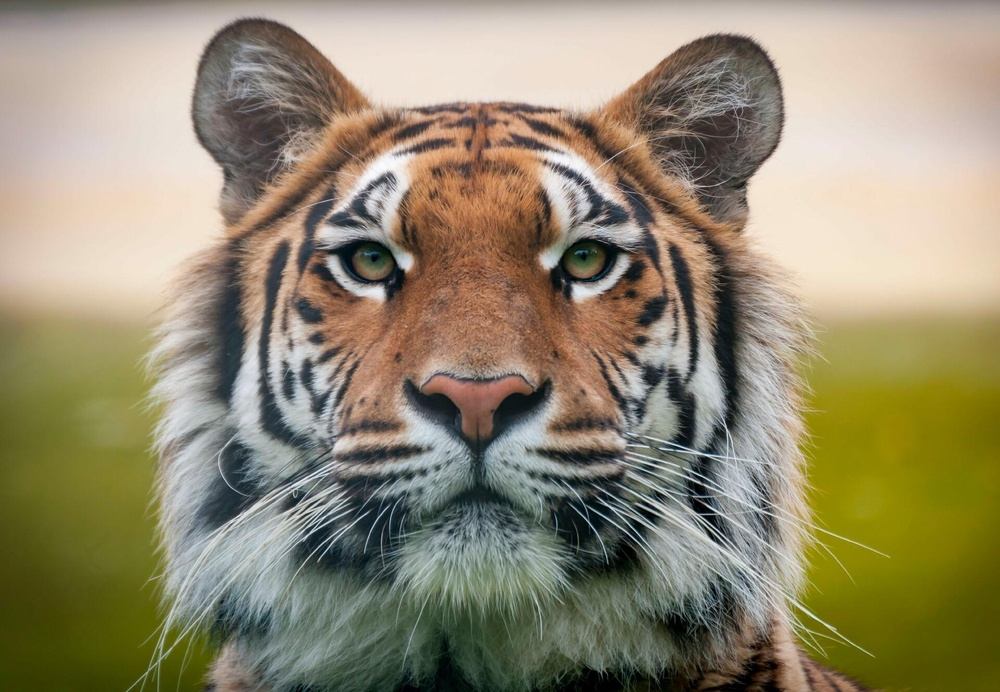
#> input picture tiger.jpg, 1000 x 692 px, shrunk from 1920 x 1329 before the run
$ python rotation.py
#> lines starting #> are read from the running program, lines starting #| are printed output that depends on the picture
import cv2
img=cv2.imread('tiger.jpg')
#> img is the input picture: shape (692, 1000, 3); mean B, G, R 111.2, 137.5, 146.4
rotated_90= cv2.rotate(img,cv2.ROTATE_90_CLOCKWISE)
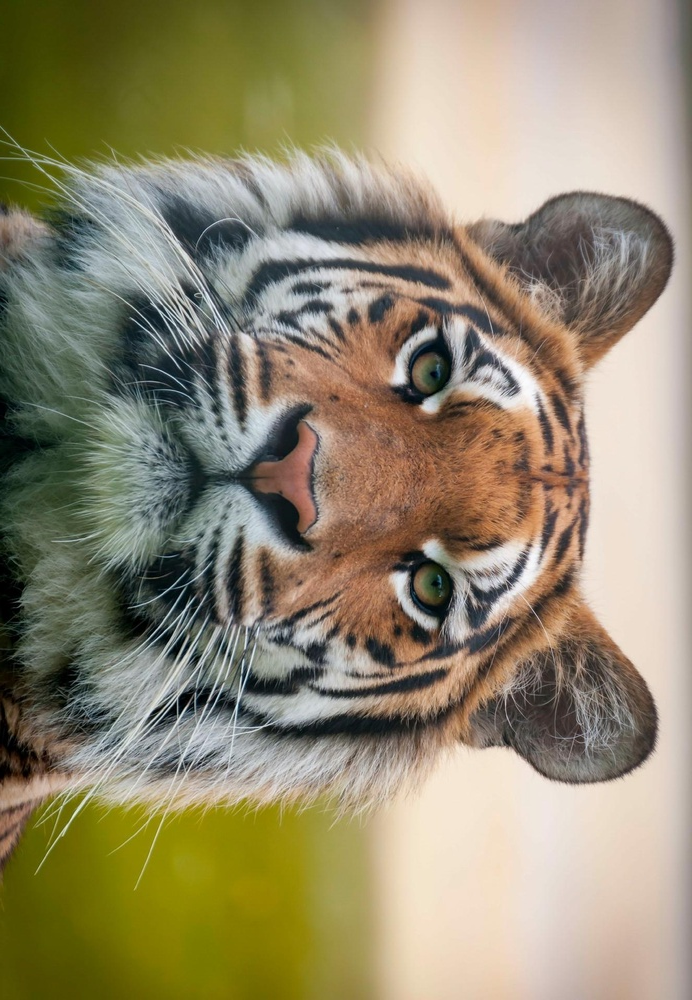
#> rotated_90: shape (1000, 692, 3); mean B, G, R 111.2, 137.5, 146.4
cv2.imshow('Original Image ', img)
cv2.imshow('Rotated image90 clockwise', rotated_90)
rotated_counter_90= cv2.rotate(img,cv2.ROTATE_90_COUNTERCLOCKWISE)
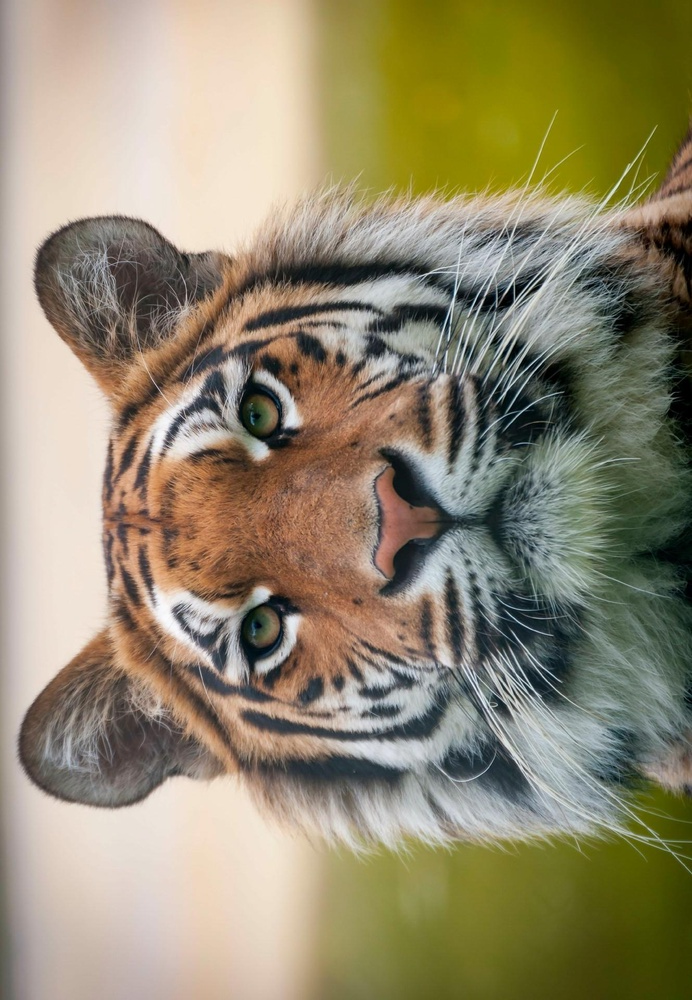
#> rotated_counter_90: shape (1000, 692, 3); mean B, G, R 111.2, 137.5, 146.4
cv2.imshow('Rotated image90 counterclockwise', rotated_counter_90)
rotated_180= cv2.rotate(img,cv2.ROTATE_180)
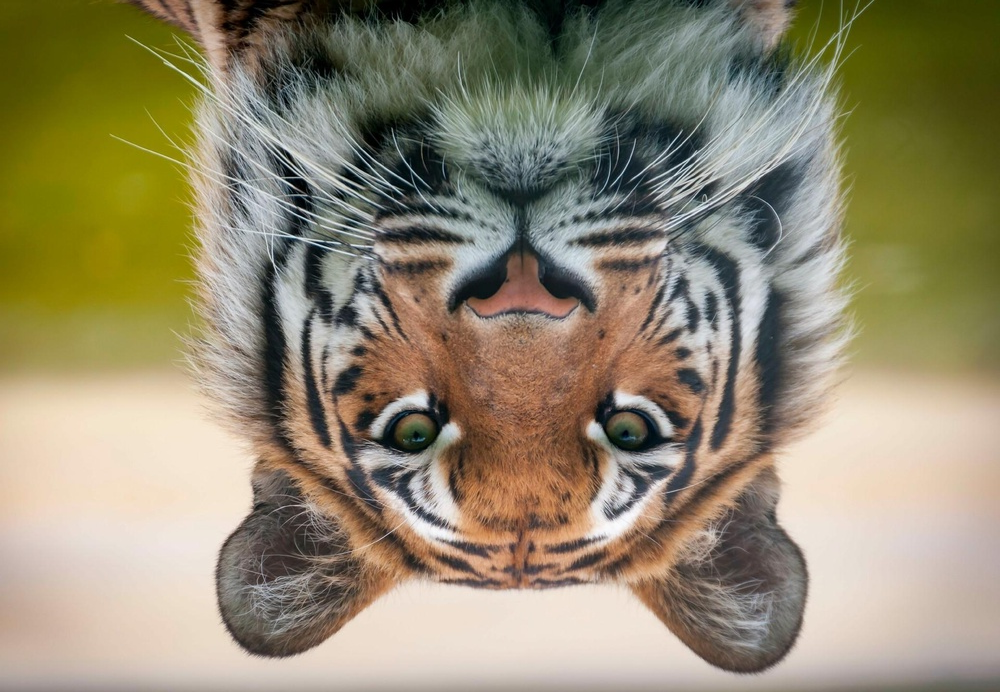
#> rotated_180: shape (692, 1000, 3); mean B, G, R 111.2, 137.5, 146.4
cv2.imshow('Rotated image180 clockwise', rotated_180)

cv2.waitKey(0)
cv2.destroyAllWindows()

$ run again, with corners.jpg copied over tiger.jpg
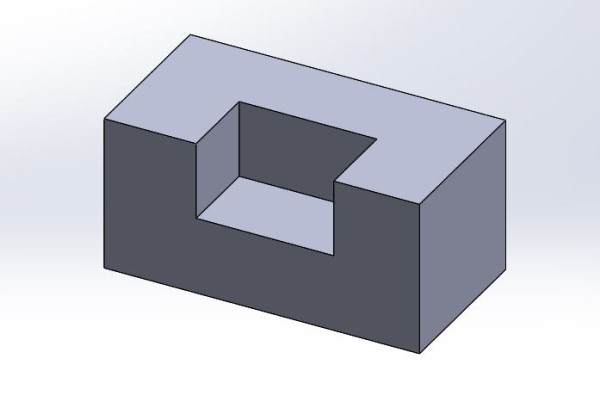
#> input picture corners.jpg, 600 x 400 px
#> img is the input picture: shape (400, 600, 3); mean B, G, R 204.5, 195.5, 193.4
#> `rotated_counter_90= cv2.rotate(img,cv2.ROTATE_90_COUNTERCLOCKWISE)`:
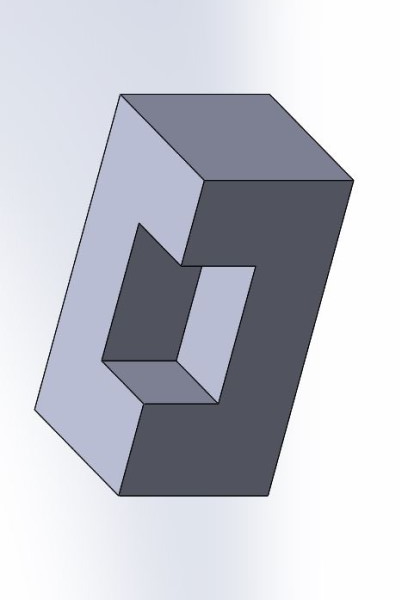
#> rotated_counter_90: shape (600, 400, 3); mean B, G, R 204.5, 195.5, 193.4
#> `rotated_180= cv2.rotate(img,cv2.ROTATE_180)`:
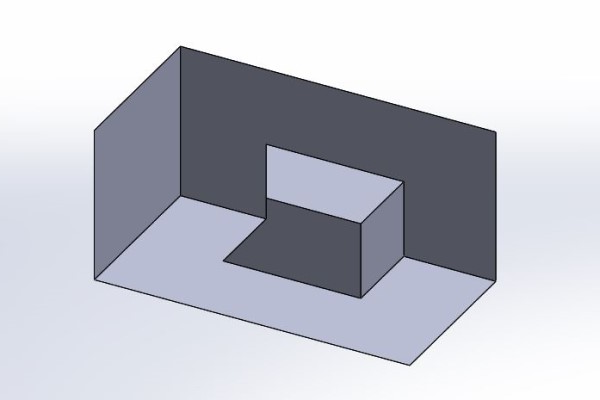
#> rotated_180: shape (400, 600, 3); mean B, G, R 204.5, 195.5, 193.4

$ run again, with trump-modi (1).jpg copied over tiger.jpg
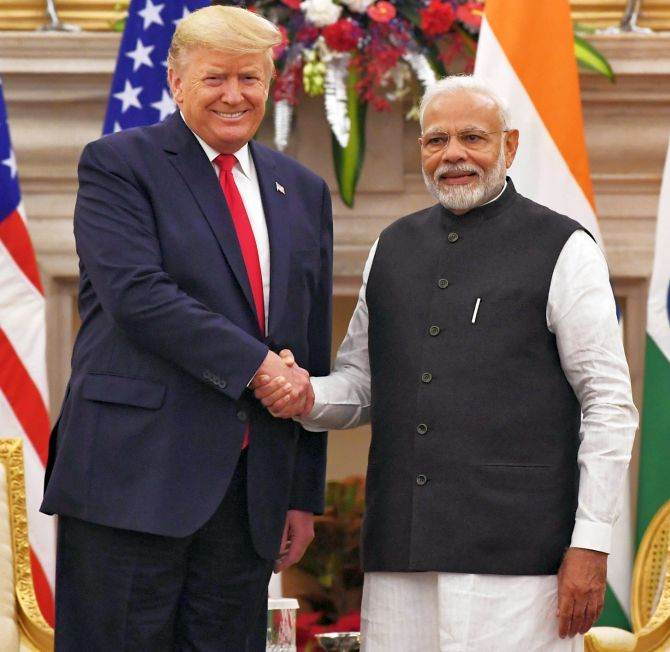
#> input picture trump-modi (1).jpg, 670 x 652 px
#> img is the input picture: shape (652, 670, 3); mean B, G, R 88.9, 95.5, 115.4
#> `rotated_counter_90= cv2.rotate(img,cv2.ROTATE_90_COUNTERCLOCKWISE)`:
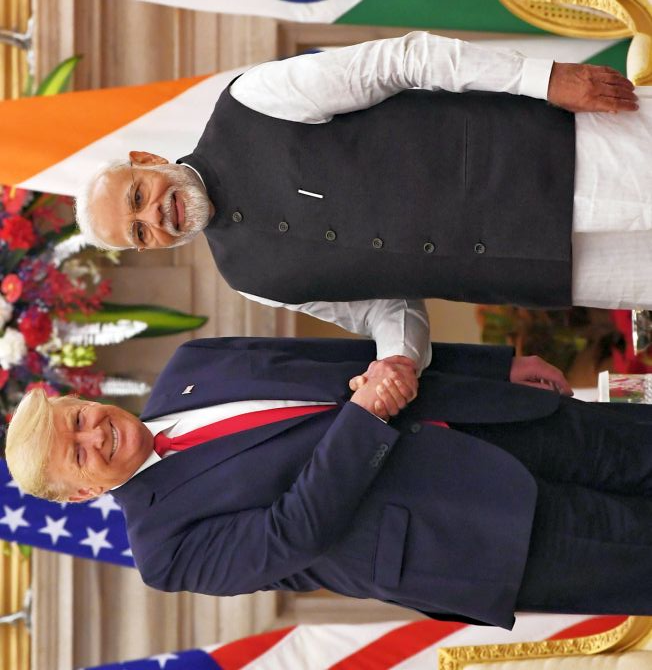
#> rotated_counter_90: shape (670, 652, 3); mean B, G, R 88.9, 95.5, 115.4
#> `rotated_180= cv2.rotate(img,cv2.ROTATE_180)`:
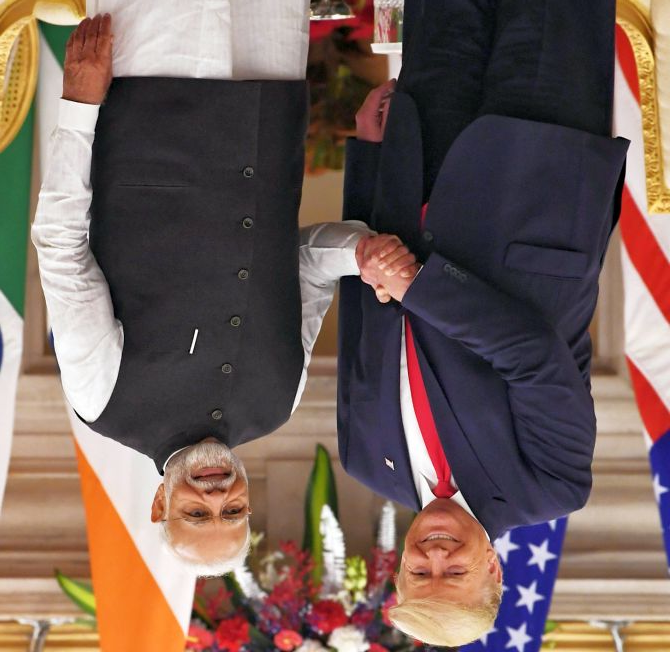
#> rotated_180: shape (652, 670, 3); mean B, G, R 88.9, 95.5, 115.4
